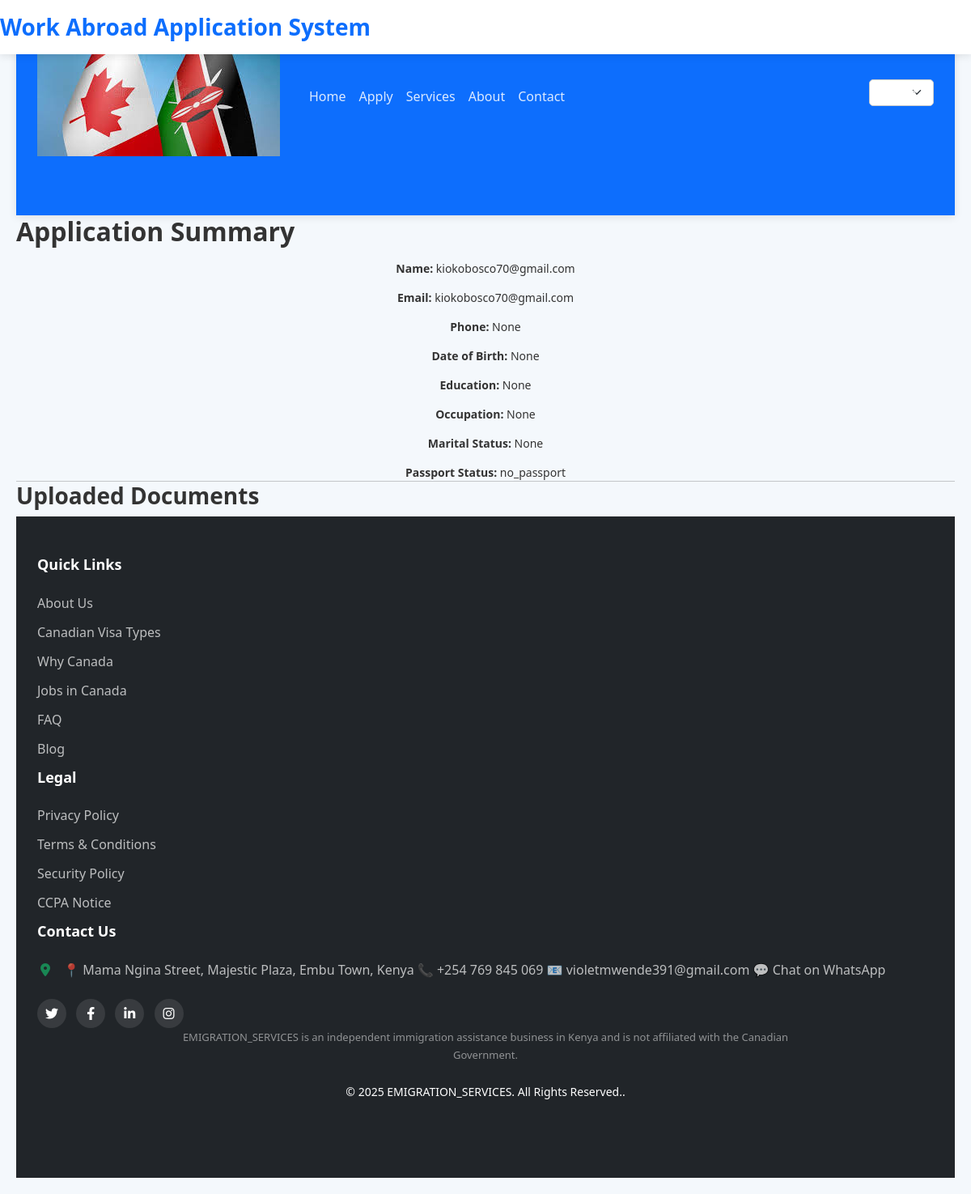
Page /application/summary (signed in) on the earlier database version.
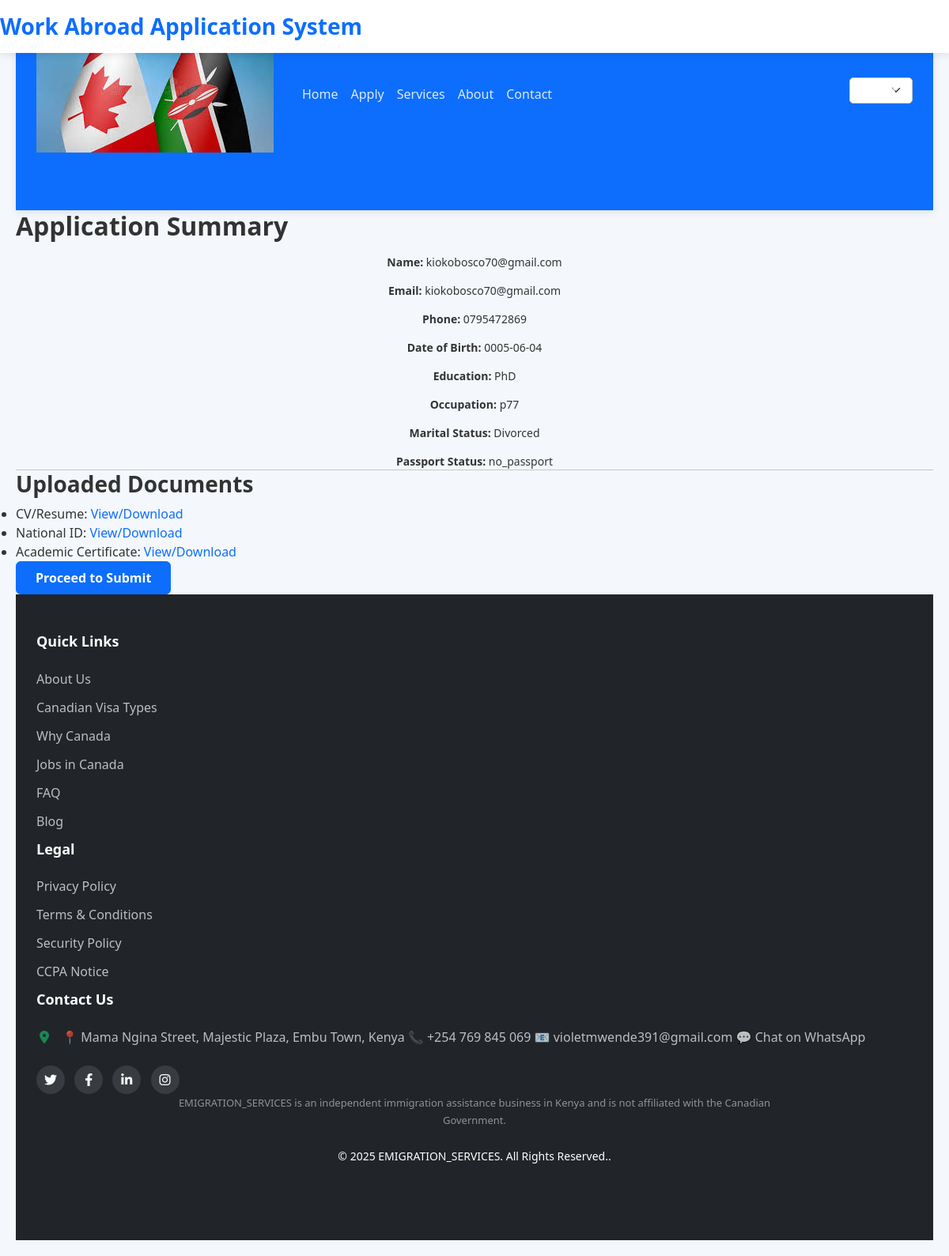
Same page on the later database version.
### app/models/user.py (models this page shows, shortened)
class User(UserMixin, db.Model):  # ✅ Inherit UserMixin for Flask-Login support
    id = db.Column(db.Integer, primary_key=True)
    email = db.Column(db.String(120), unique=True, nullable=False)
    full_name = db.Column(db.String(120), nullable=False)
    password_hash = db.Column(db.String(128), nullable=False)
    is_admin = db.Column(db.Boolean, default=False)

### app/models/application.py (models this page shows, shortened)
class Application(db.Model):
    id = db.Column(db.Integer, primary_key=True)
    user_id = db.Column(db.Integer, db.ForeignKey('user.id'), nullable=False)
    user = db.relationship('User', backref='applications')
    passport_status = db.Column(
        db.String(20),
        nullable=False,
        comment="Passport status: 'has_passport', 'needs_passport', or 'applied_for_passport'"
    )
    phone_number = db.Column(
        db.String(20),
        nullable=True,
        comment="User's contact phone number"
    )
    date_of_birth = db.Column(
        db.Date,
        nullable=True,
        comment="User's date of birth in YYYY-MM-DD format"
    )
    education_level = db.Column(
        db.String(50),
        nullable=True,
        comment="Highest education level completed"
    )
    occupation = db.Column(
        db.String(100),
        nullable=True,
        comment="Current or most recent occupation"
    )
    marital_status = db.Column(
        db.String(20),
        nullable=True,
        comment="Marital status: single, married, divorced, etc."
    )
    cv_filename = db.Column(
        db.String(255),
        nullable=True,
        comment="Filename of uploaded CV/resume"
    )
    id_filename = db.Column(
        db.String(255),
        nullable=True,
        comment="Filename of uploaded ID document"
    )
    cert_filename = db.Column(
        db.String(255),
        nullable=True,
        comment="Filename of uploaded education certificate"
    )
    submitted = db.Column(
        db.Boolean,
        default=False,
        nullable=False,
        comment="Whether application has been submitted"
    )
    submitted_at = db.Column(
        db.DateTime,
        nullable=True,
        comment="Timestamp when application was submitted"
    )
    approved = db.Column(
        db.Boolean,
        default=False,
        nullable=False,
        comment="Whether application has been approved"
    )
    approved_at = db.Column(
        db.DateTime,
        nullable=True,
        comment="Timestamp when application was approved"
    )
    last_reminder_sent = db.Column(
        db.DateTime,
        nullable=True,
        comment="Timestamp when last reminder email was sent"
    )

### app/routes/app_routes.py (the view)
@app_bp.route('/application/summary')
def application_summary():
    user = get_current_user()
    if not user:
        flash('Please log in to continue.', 'warning')
        return redirect(url_for('auth.login'))
    application = Application.query.filter_by(user_id=user.id).first()
    if not application:
        flash('No application found.', 'danger')
        return redirect(url_for('app_bp.application_step1'))
    return render_template('application/summary.html', user=user, application=application)

### app/routes/app_routes.py (called while the page is built)
def get_current_user():
    user_id = session.get('user_id')
    if user_id:
        return User.query.get(user_id)
    return None

### app/scheduler/scheduler.py (called while the page is built)
def start_scheduler(app):
    with app.app_context():
        scheduler.add_job(
            func=lambda: auto_approve_submitted_applications(app),
            trigger='interval',
            hours=1,
            id='auto_approval_job',  # optional job id for reference
            replace_existing=True    # replace job if it already exists
        )
        if not scheduler.running:
            scheduler.start()
            current_app.logger.info("Scheduler started - auto-approval job scheduled every hour")
        @app.teardown_appcontext
        def shutdown_scheduler(exception=None):
            if scheduler.running:
                scheduler.shutdown(wait=False)
                current_app.logger.info("Scheduler shut down on app context teardown")

### app/templates/application/summary.html
{% extends 'layout.html' %}
{% block content %}
<h2>Application Summary</h2>
<p><strong>Name:</strong> {{ user.full_name }}</p>
<p><strong>Email:</strong> {{ user.email }}</p>
<p><strong>Phone:</strong> {{ application.phone_number }}</p>
<p><strong>Date of Birth:</strong> {{ application.date_of_birth }}</p>
<p><strong>Education:</strong> {{ application.education_level }}</p>
<p><strong>Occupation:</strong> {{ application.occupation }}</p>
<p><strong>Marital Status:</strong> {{ application.marital_status }}</p>
<p><strong>Passport Status:</strong> {{ application.passport_status }}</p>
<hr>
<h3>Uploaded Documents</h3>
<ul>
    {% if application.cv_filename %}
        <li>CV/Resume:
            <a href="{{ url_for('app_bp.uploaded_file', filename=application.cv_filename) }}" target="_blank">
                View/Download
            </a>
        </li>
    {% endif %}
    {% if application.id_filename %}
        <li>National ID:
            <a href="{{ url_for('app_bp.uploaded_file', filename=application.id_filename) }}" target="_blank">
                View/Download
            </a>
        </li>
    {% endif %}
    {% if application.cert_filename %}
        <li>Academic Certificate:
            <a href="{{ url_for('app_bp.uploaded_file', filename=application.cert_filename) }}" target="_blank">
                View/Download
            </a>
        </li>
        <a href="{{ url_for('app_bp.application_step4') }}" class="btn btn-primary">Proceed to Submit</a>
    {% endif %}
</ul>
{% endblock %}

### app/templates/layout.html (shortened to what this page needs)
<!DOCTYPE html>
<html>
<head>
    <link rel="stylesheet" href="https://cdn.simplecss.org/simple.min.css">
    <link rel="stylesheet" href="{{ url_for('static', filename='style.css') }}">
    <link rel="stylesheet" href="https://cdnjs.cloudflare.com/ajax/libs/font-awesome/6.4.0/css/all.min.css">
    <link href="https://cdn.jsdelivr.net/npm/bootstrap@5.3.0/dist/css/bootstrap.min.css" rel="stylesheet">
    <link rel="stylesheet" href="{{ url_for('static', filename='css/style.css') }}">
</head>
<body>
    <header>
        <h1>Work Abroad Application System</h1>
    </header>
    <nav class="navbar navbar-expand-lg navbar-dark bg-primary">
        <div class="container">
            <a class="navbar-brand d-flex align-items-center" href="#">
    <img src="{{ url_for('static', filename='images/logo.png') }}" alt="EMIGRATION_SERVICES" height="40">
</a>
            <div class="collapse navbar-collapse" id="navbarNav">
                <ul class="navbar-nav me-auto">
                    <li class="nav-item"><a class="nav-link" href="#home">Home</a></li>
                    <li class="nav-item"><a class="nav-link" href="#apply">Apply</a></li>
                    <li class="nav-item"><a class="nav-link" href="#services">Services</a></li>
                    <li class="nav-item"><a class="nav-link" href="#about">About</a></li>
                    <li class="nav-item"><a class="nav-link" href="#contact">Contact</a></li>
                </ul>
                <div class="language-selector">
                    <select id="languageSelector" class="form-select form-select-sm">
                        <option value="en">English</option>
                    </select>
                </div>
            </div>
        </div>
    </nav>
    <main>
        {% block content %}{% endblock %}
    </main>
    <footer class="footer bg-dark text-white py-5">
        <div class="container">
            <div class="row">
                <div class="col-md-4">
                    <h5>Quick Links</h5>
                    <ul class="list-unstyled">
                        <li><a href="#about">About Us</a></li>
                        <li><a href="#visa-types">Canadian Visa Types</a></li>
                        <li><a href="#why-canada">Why Canada</a></li>
                        <li><a href="#jobs">Jobs in Canada</a></li>
                        <li><a href="#faq">FAQ</a></li>
                        <li><a href="#blog">Blog</a></li>
                    </ul>
                </div>
                <div class="col-md-4">
                    <h5>Legal</h5>
                    <ul class="list-unstyled">
                        <li><a href="/privacy">Privacy Policy</a></li>
                        <li><a href="/terms">Terms & Conditions</a></li>
                        <li><a href="/security">Security Policy</a></li>
                        <li><a href="/ccpa">CCPA Notice</a></li>
                    </ul>
                </div>
                <div class="col-md-4">
                    <h5>Contact Us</h5>
                    <address>
                        <i class="fas fa-map-marker-alt"></i> 📍 Mama Ngina Street, Majestic Plaza, Embu Town, Kenya
📞 +254 769 845 069
📧 violetmwende391@gmail.com
💬 Chat on WhatsApp
<br>
                    </address>
                    <div class="social-icons">
                        <a href="#" class="text-white me-2"><i class="fab fa-twitter"></i></a>
                        <a href="#" class="text-white me-2"><i class="fab fa-facebook-f"></i></a>
                        <a href="#" class="text-white me-2"><i class="fab fa-linkedin-in"></i></a>
                        <a href="#" class="text-white me-2"><i class="fab fa-instagram"></i></a>
                    </div>
                </div>
            </div>
            <div class="row mt-0">
                <div class="col-12 text-center">
                    <p class="mt-0 small">
                        EMIGRATION_SERVICES is an independent immigration assistance business in Kenya and is not affiliated with the Canadian Government.
                    </p>
                    <p>&copy; 2025 EMIGRATION_SERVICES. All Rights Reserved..</p>
                </div>
            </div>
        </div>
    </footer>
</body>
</html>

Differences in the rows shown:
changed Application "no_passport": phone_number "None" → "0795472869"; date_of_birth "None" → "0005-06-04"; education_level "None" → "PhD"; occupation "None" → "p77"; marital_status "None" → "Divorced"; cv_filename empty → "application.php" (drawn); id_filename empty → "dashboard.php" (drawn); cert_filename empty → "dashboard.php" (drawn)
Other differences:
text now shown: "CV/Resume: View/Download National ID: View/Download Academic Certificate: View/Download Proceed to Submit"
